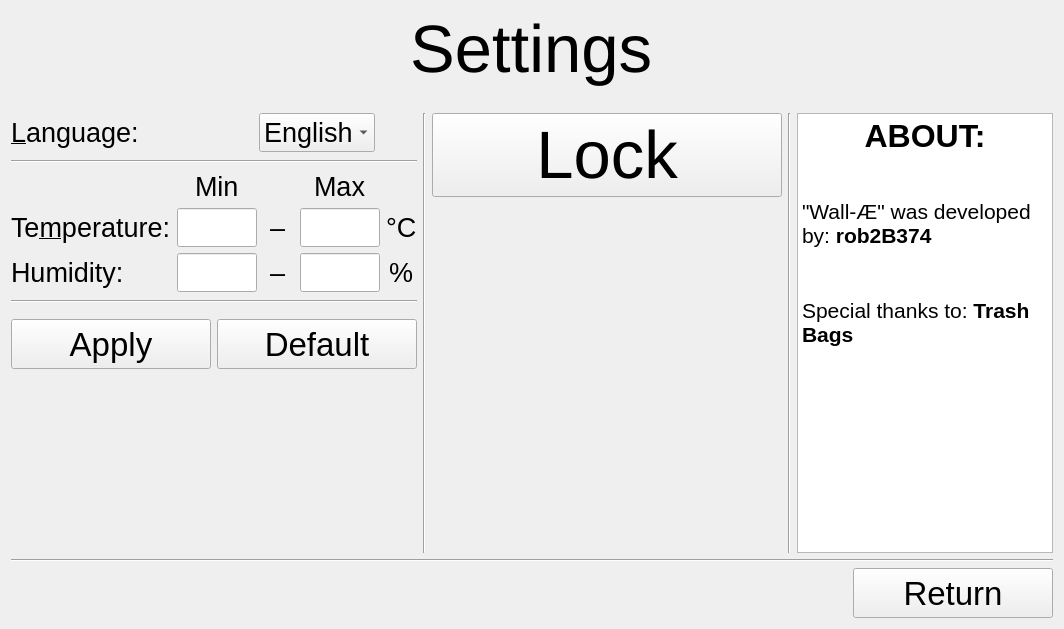
      <widget class="QWidget" name="settings">
       <layout class="QVBoxLayout" name="verticalLayout_17">
        <item alignment="Qt::AlignHCenter|Qt::AlignVCenter">
         <widget class="QLabel" name="settingsLabel">
          <property name="sizePolicy">
           <sizepolicy hsizetype="Preferred" vsizetype="Preferred">
            <horstretch>0</horstretch>
            <verstretch>0</verstretch>
           </sizepolicy>
          </property>
          <property name="font">
           <font>
            <pointsize>50</pointsize>
            <weight>50</weight>
            <bold>false</bold>
           </font>
          </property>
          <property name="text">
           <string>Settings</string>
          </property>
         </widget>
        </item>
        <item>
         <spacer name="verticalSpacer_8">
          <property name="orientation">
           <enum>Qt::Vertical</enum>
          </property>
          <property name="sizeType">
           <enum>QSizePolicy::Fixed</enum>
          </property>
          <property name="sizeHint" stdset="0">
           <size>
            <width>20</width>
            <height>20</height>
           </size>
          </property>
         </spacer>
        </item>
        <item>
         <layout class="QHBoxLayout" name="horizontalLayout_9">
          <item>
           <layout class="QVBoxLayout" name="verticalLayout_16">
            <item>
             <layout class="QGridLayout" name="gridLayout_2">
              <item row="0" column="0">
               <widget class="QLabel" name="languageLabel">
                <property name="sizePolicy">
                 <sizepolicy hsizetype="Preferred" vsizetype="Preferred">
                  <horstretch>0</horstretch>
                  <verstretch>0</verstretch>
                 </sizepolicy>
                </property>
                <property name="font">
                 <font>
                  <pointsize>20</pointsize>
                  <weight>50</weight>
                  <bold>false</bold>
                 </font>
                </property>
                <property name="text">
                 <string>&amp;Language:</string>
                </property>
                <property name="buddy">
                 <cstring>languageComboBox</cstring>
                </property>
               </widget>
              </item>
              <item row="0" column="1" alignment="Qt::AlignHCenter|Qt::AlignVCenter">
               <widget class="QComboBox" name="languageComboBox">
                <property name="sizePolicy">
                 <sizepolicy hsizetype="Expanding" vsizetype="Minimum">
                  <horstretch>0</horstretch>
                  <verstretch>0</verstretch>
                 </sizepolicy>
                </property>
                <property name="font">
                 <font>
                  <pointsize>20</pointsize>
                 </font>
                </property>
                <item>
                 <property name="text">
                  <string>English</string>
                 </property>
                </item>
               </widget>
              </item>
             </layout>
            </item>
            <item>
             <spacer name="verticalSpacer_6">
              <property name="orientation">
               <enum>Qt::Vertical</enum>
              </property>
              <property name="sizeType">
               <enum>QSizePolicy::Fixed</enum>
              </property>
              <property name="sizeHint" stdset="0">
               <size>
                <width>20</width>
                <height>2</height>
               </size>
              </property>
             </spacer>
            </item>
            <item>
             <widget class="Line" name="line_16">
              <property name="orientation">
               <enum>Qt::Horizontal</enum>
              </property>
             </widget>
            </item>
            <item>
             <spacer name="verticalSpacer_7">
              <property name="orientation">
               <enum>Qt::Vertical</enum>
              </property>
              <property name="sizeType">
               <enum>QSizePolicy::Fixed</enum>
              </property>
              <property name="sizeHint" stdset="0">
               <size>
                <width>20</width>
                <height>2</height>
               </size>
              </property>
             </spacer>
            </item>
            <item>
             <layout class="QGridLayout" name="gridLayout">
              <item row="1" column="4" alignment="Qt::AlignHCenter|Qt::AlignVCenter">
               <widget class="QLabel" name="celsiusLabel_3">
                <property name="sizePolicy">
                 <sizepolicy hsizetype="Preferred" vsizetype="Preferred">
                  <horstretch>0</horstretch>
                  <verstretch>0</verstretch>
                 </sizepolicy>
                </property>
                <property name="font">
                 <font>
                  <pointsize>20</pointsize>
                 </font>
                </property>
                <property name="text">
                 <string>°C</string>
                </property>
               </widget>
              </item>
              <item row="1" column="2" alignment="Qt::AlignHCenter|Qt::AlignVCenter">
               <widget class="QLabel" name="settingsDashLabel_1">
                <property name="sizePolicy">
                 <sizepolicy hsizetype="Preferred" vsizetype="Preferred">
                  <horstretch>0</horstretch>
                  <verstretch>0</verstretch>
                 </sizepolicy>
                </property>
                <property name="font">
                 <font>
                  <pointsize>20</pointsize>
                 </font>
                </property>
                <property name="text">
                 <string>–</string>
                </property>
               </widget>
              </item>
              <item row="2" column="3" alignment="Qt::AlignHCenter|Qt::AlignVCenter">
               <widget class="QLineEdit" name="humidityMarginMaximumEdit">
                <property name="sizePolicy">
                 <sizepolicy hsizetype="Minimum" vsizetype="Minimum">
                  <horstretch>0</horstretch>
                  <verstretch>0</verstretch>
                 </sizepolicy>
                </property>
                <property name="maximumSize">
                 <size>
                  <width>80</width>
                  <height>16777215</height>
                 </size>
                </property>
                <property name="font">
                 <font>
                  <pointsize>20</pointsize>
                 </font>
                </property>
                <property name="text">
                 <string/>
                </property>
                <property name="maxLength">
                 <number>5</number>
                </property>
               </widget>
              </item>
              <item row="1" column="0" alignment="Qt::AlignLeft|Qt::AlignVCenter">
               <widget class="QLabel" name="settingsTemperatureLabel">
                <property name="sizePolicy">
                 <sizepolicy hsizetype="Preferred" vsizetype="Preferred">
                  <horstretch>0</horstretch>
                  <verstretch>0</verstretch>
                 </sizepolicy>
                </property>
                <property name="maximumSize">
                 <size>
                  <width>16777215</width>
                  <height>16777215</height>
                 </size>
                </property>
                <property name="font">
                 <font>
                  <pointsize>20</pointsize>
                  <weight>50</weight>
                  <bold>false</bold>
                 </font>
                </property>
                <property name="text">
                 <string>Te&amp;mperature:</string>
                </property>
                <property name="buddy">
                 <cstring>temperatureMarginMinimumEdit</cstring>
                </property>
               </widget>
              </item>
              <item row="1" column="1" alignment="Qt::AlignHCenter|Qt::AlignVCenter">
               <widget class="QLineEdit" name="temperatureMarginMinimumEdit">
                <property name="sizePolicy">
                 <sizepolicy hsizetype="Minimum" vsizetype="Minimum">
                  <horstretch>0</horstretch>
                  <verstretch>0</verstretch>
                 </sizepolicy>
                </property>
                <property name="minimumSize">
                 <size>
                  <width>0</width>
                  <height>0</height>
                 </size>
                </property>
                <property name="maximumSize">
                 <size>
                  <width>80</width>
                  <height>16777215</height>
                 </size>
                </property>
                <property name="baseSize">
                 <size>
                  <width>0</width>
                  <height>0</height>
                 </size>
                </property>
                <property name="font">
                 <font>
                  <pointsize>20</pointsize>
                 </font>
                </property>
                <property name="text">
                 <string/>
                </property>
                <property name="maxLength">
                 <number>5</number>
                </property>
               </widget>
              </item>
              <item row="0" column="1" alignment="Qt::AlignHCenter|Qt::AlignVCenter">
               <widget class="QLabel" name="settingsMinimumLabel">
                <property name="sizePolicy">
                 <sizepolicy hsizetype="Preferred" vsizetype="Preferred">
                  <horstretch>0</horstretch>
                  <verstretch>0</verstretch>
                 </sizepolicy>
                </property>
                <property name="font">
                 <font>
                  <pointsize>20</pointsize>
                  <weight>50</weight>
                  <bold>false</bold>
                 </font>
                </property>
                <property name="text">
                 <string>Min</string>
                </property>
               </widget>
              </item>
              <item row="2" column="1" alignment="Qt::AlignHCenter|Qt::AlignVCenter">
               <widget class="QLineEdit" name="humidityMarginMinimumEdit">
                <property name="sizePolicy">
                 <sizepolicy hsizetype="Minimum" vsizetype="Minimum">
                  <horstretch>0</horstretch>
                  <verstretch>0</verstretch>
                 </sizepolicy>
                </property>
                <property name="maximumSize">
                 <size>
                  <width>80</width>
                  <height>16777215</height>
                 </size>
                </property>
                <property name="font">
                 <font>
                  <pointsize>20</pointsize>
                 </font>
                </property>
                <property name="text">
                 <string/>
                </property>
                <property name="maxLength">
                 <number>5</number>
                </property>
               </widget>
              </item>
              <item row="2" column="0" alignment="Qt::AlignLeft|Qt::AlignVCenter">
               <widget class="QLabel" name="settingsHumidityLabel">
                <property name="sizePolicy">
                 <sizepolicy hsizetype="Preferred" vsizetype="Preferred">
                  <horstretch>0</horstretch>
                  <verstretch>0</verstretch>
                 </sizepolicy>
                </property>
                <property name="font">
                 <font>
                  <pointsize>20</pointsize>
                  <weight>50</weight>
                  <bold>false</bold>
                 </font>
                </property>
                <property name="text">
                 <string>Humidity:</string>
                </property>
                <property name="buddy">
                 <cstring>humidityMarginMinimumEdit</cstring>
                </property>
               </widget>
              </item>
              <item row="2" column="2" alignment="Qt::AlignHCenter|Qt::AlignVCenter">
               <widget class="QLabel" name="settingsDashLabel_2">
                <property name="sizePolicy">
                 <sizepolicy hsizetype="Preferred" vsizetype="Preferred">
                  <horstretch>0</horstretch>
                  <verstretch>0</verstretch>
                 </sizepolicy>
                </property>
                <property name="font">
                 <font>
                  <pointsize>20</pointsize>
                 </font>
                </property>
                <property name="text">
                 <string>–</string>
                </property>
               </widget>
              </item>
              <item row="2" column="4" alignment="Qt::AlignHCenter|Qt::AlignVCenter">
               <widget class="QLabel" name="percentageLabel_3">
                <property name="sizePolicy">
                 <sizepolicy hsizetype="Preferred" vsizetype="Preferred">
                  <horstretch>0</horstretch>
                  <verstretch>0</verstretch>
                 </sizepolicy>
                </property>
                <property name="font">
                 <font>
                  <pointsize>20</pointsize>
                 </font>
                </property>
                <property name="text">
                 <string>%</string>
                </property>
               </widget>
              </item>
              <item row="1" column="3" alignment="Qt::AlignHCenter|Qt::AlignVCenter">
               <widget class="QLineEdit" name="temperatureMarginMaximumEdit">
                <property name="sizePolicy">
                 <sizepolicy hsizetype="Minimum" vsizetype="Minimum">
                  <horstretch>0</horstretch>
                  <verstretch>0</verstretch>
                 </sizepolicy>
                </property>
                <property name="maximumSize">
                 <size>
                  <width>80</width>
                  <height>16777215</height>
                 </size>
                </property>
                <property name="font">
                 <font>
                  <pointsize>20</pointsize>
                 </font>
                </property>
                <property name="text">
                 <string/>
                </property>
                <property name="maxLength">
                 <number>5</number>
                </property>
               </widget>
              </item>
              <item row="0" column="3" alignment="Qt::AlignHCenter|Qt::AlignVCenter">
               <widget class="QLabel" name="settingsMagimumLabel">
                <property name="sizePolicy">
                 <sizepolicy hsizetype="Preferred" vsizetype="Preferred">
                  <horstretch>0</horstretch>
                  <verstretch>0</verstretch>
                 </sizepolicy>
                </property>
                <property name="font">
                 <font>
                  <pointsize>20</pointsize>
                  <weight>50</weight>
                  <bold>false</bold>
                 </font>
                </property>
                <property name="text">
                 <string>Max</string>
                </property>
               </widget>
              </item>
             </layout>
            </item>
            <item>
             <spacer name="verticalSpacer_16">
              <property name="orientation">
               <enum>Qt::Vertical</enum>
              </property>
              <property name="sizeType">
               <enum>QSizePolicy::Fixed</enum>
              </property>
              <property name="sizeHint" stdset="0">
               <size>
                <width>20</width>
                <height>2</height>
               </size>
              </property>
             </spacer>
            </item>
            <item>
             <widget class="Line" name="line_17">
              <property name="orientation">
               <enum>Qt::Horizontal</enum>
              </property>
             </widget>
            </item>
            <item>
             <spacer name="verticalSpacer_9">
              <property name="orientation">
               <enum>Qt::Vertical</enum>
              </property>
              <property name="sizeType">
               <enum>QSizePolicy::Fixed</enum>
              </property>
              <property name="sizeHint" stdset="0">
               <size>
                <width>20</width>
                <height>10</height>
               </size>
              </property>
             </spacer>
            </item>
            <item>
             <layout class="QHBoxLayout" name="horizontalLayout_3">
              <item alignment="Qt::AlignLeft|Qt::AlignVCenter">
               <widget class="QPushButton" name="settingsApplyButton">
                <property name="sizePolicy">
                 <sizepolicy hsizetype="Minimum" vsizetype="Minimum">
                  <horstretch>0</horstretch>
                  <verstretch>0</verstretch>
                 </sizepolicy>
                </property>
                <property name="minimumSize">
                 <size>
                  <width>200</width>
                  <height>50</height>
                 </size>
                </property>
                <property name="font">
                 <font>
                  <pointsize>25</pointsize>
                 </font>
                </property>
                <property name="text">
                 <string>Apply</string>
                </property>
               </widget>
              </item>
              <item alignment="Qt::AlignRight|Qt::AlignVCenter">
               <widget class="QPushButton" name="settingsDefaultButton">
                <property name="sizePolicy">
                 <sizepolicy hsizetype="Minimum" vsizetype="Minimum">
                  <horstretch>0</horstretch>
                  <verstretch>0</verstretch>
                 </sizepolicy>
                </property>
                <property name="minimumSize">
                 <size>
                  <width>200</width>
                  <height>50</height>
                 </size>
                </property>
                <property name="font">
                 <font>
                  <pointsize>25</pointsize>
                  <weight>50</weight>
                  <bold>false</bold>
                 </font>
                </property>
                <property name="text">
                 <string>Default</string>
                </property>
               </widget>
              </item>
             </layout>
            </item>
            <item>
             <spacer name="verticalSpacer_4">
              <property name="orientation">
               <enum>Qt::Vertical</enum>
              </property>
              <property name="sizeHint" stdset="0">
               <size>
                <width>20</width>
                <height>40</height>
               </size>
              </property>
             </spacer>
            </item>
           </layout>
          </item>
          <item>
           <widget class="Line" name="line">
            <property name="orientation">
             <enum>Qt::Vertical</enum>
            </property>
           </widget>
          </item>
          <item>
           <layout class="QVBoxLayout" name="verticalLayout_19">
            <item>
             <widget class="QPushButton" name="lock">
              <property name="sizePolicy">
               <sizepolicy hsizetype="Expanding" vsizetype="Expanding">
                <horstretch>0</horstretch>
                <verstretch>0</verstretch>
               </sizepolicy>
              </property>
              <property name="font">
               <font>
                <pointsize>50</pointsize>
               </font>
              </property>
              <property name="text">
               <string>Lock</string>
              </property>
              <property name="checkable">
               <bool>true</bool>
              </property>
              <property name="checked">
               <bool>false</bool>
              </property>
             </widget>
            </item>
            <item alignment="Qt::AlignHCenter|Qt::AlignVCenter">
             <widget class="QWidget" name="lockWidget" native="true">
              <property name="enabled">
               <bool>false</bool>
              </property>
              <property name="sizePolicy">
               <sizepolicy hsizetype="Expanding" vsizetype="Expanding">
                <horstretch>0</horstretch>
                <verstretch>0</verstretch>
               </sizepolicy>
              </property>
              <property name="minimumSize">
               <size>
                <width>350</width>
                <height>350</height>
               </size>
              </property>
              <property name="maximumSize">
               <size>
                <width>16777215</width>
                <height>16777215</height>
               </size>
              </property>
              <layout class="QHBoxLayout" name="horizontalLayout_2">
               <property name="leftMargin">
                <number>0</number>
               </property>
               <property name="topMargin">
                <number>0</number>
               </property>
               <property name="rightMargin">
                <number>0</number>
               </property>
               <property name="bottomMargin">
                <number>0</number>
               </property>
               <item alignment="Qt::AlignHCenter|Qt::AlignVCenter">
                <widget class="QLabel" name="lockLabel">
                 <property name="enabled">
                  <bool>false</bool>
                 </property>
                 <property name="sizePolicy">
                  <sizepolicy hsizetype="Expanding" vsizetype="Expanding">
                   <horstretch>0</horstretch>
                   <verstretch>0</verstretch>
                  </sizepolicy>
                 </property>
                 <property name="minimumSize">
                  <size>
                   <width>0</width>
                   <height>0</height>
                  </size>
                 </property>
                 <property name="text">
                  <string/>
                 </property>
                 <property name="pixmap">
                  <pixmap resource="graphics.qrc">:/graphics/graphics/unlocked.png</pixmap>
                 </property>
                 <property name="scaledContents">
                  <bool>true</bool>
                 </property>
                 <property name="alignment">
                  <set>Qt::AlignCenter</set>
                 </property>
                </widget>
               </item>
              </layout>
             </widget>
            </item>
           </layout>
          </item>
          <item>
           <widget class="Line" name="line_11">
            <property name="orientation">
             <enum>Qt::Vertical</enum>
            </property>
           </widget>
          </item>
          <item>
           <layout class="QVBoxLayout" name="verticalLayout_18">
            <item>
             <widget class="QTextEdit" name="textEdit">
              <property name="sizePolicy">
               <sizepolicy hsizetype="Expanding" vsizetype="Expanding">
                <horstretch>0</horstretch>
                <verstretch>0</verstretch>
               </sizepolicy>
              </property>
              <property name="readOnly">
               <bool>true</bool>
              </property>
              <property name="html">
               <string>&lt;!DOCTYPE HTML PUBLIC &quot;-//W3C//DTD HTML 4.0//EN&quot; &quot;http://www.w3.org/TR/REC-html40/strict.dtd&quot;&gt;
&lt;html&gt;&lt;head&gt;&lt;meta name=&quot;qrichtext&quot; content=&quot;1&quot; /&gt;&lt;style type=&quot;text/css&quot;&gt;
p, li { white-space: pre-wrap; }
&lt;/style&gt;&lt;/head&gt;&lt;body style=&quot; font-family:'Noto Sans'; font-size:12pt; font-weight:400; font-style:normal;&quot;&gt;
&lt;p align=&quot;center&quot; style=&quot; margin-top:0px; margin-bottom:0px; margin-left:0px; margin-right:0px; -qt-block-indent:0; text-indent:0px;&quot;&gt;&lt;span style=&quot; font-size:24pt; font-weight:600;&quot;&gt;ABOUT:&lt;/span&gt;&lt;/p&gt;
&lt;p align=&quot;center&quot; style=&quot;-qt-paragraph-type:empty; margin-top:0px; margin-bottom:0px; margin-left:0px; margin-right:0px; -qt-block-indent:0; text-indent:0px; font-size:16pt; font-weight:600;&quot;&gt;&lt;br /&gt;&lt;/p&gt;
&lt;p align=&quot;center&quot; style=&quot;-qt-paragraph-type:empty; margin-top:0px; margin-bottom:0px; margin-left:0px; margin-right:0px; -qt-block-indent:0; text-indent:0px;&quot;&gt;&lt;br /&gt;&lt;/p&gt;
&lt;p style=&quot; margin-top:0px; margin-bottom:0px; margin-left:0px; margin-right:0px; -qt-block-indent:0; text-indent:0px;&quot;&gt;&lt;span style=&quot; font-size:16pt;&quot;&gt;&amp;quot;Wall-Æ&amp;quot; was developed by: &lt;/span&gt;&lt;span style=&quot; font-size:16pt; font-weight:600;&quot;&gt;rob2B374&lt;/span&gt;&lt;/p&gt;
&lt;p style=&quot; margin-top:0px; margin-bottom:0px; margin-left:0px; margin-right:0px; -qt-block-indent:0; text-indent:0px;&quot;&gt;&lt;span style=&quot; font-size:16pt;&quot;&gt;	&lt;/span&gt;&lt;/p&gt;
&lt;p style=&quot;-qt-paragraph-type:empty; margin-top:0px; margin-bottom:0px; margin-left:0px; margin-right:0px; -qt-block-indent:0; text-indent:0px; font-size:16pt;&quot;&gt;&lt;br /&gt;&lt;/p&gt;
&lt;p style=&quot; margin-top:0px; margin-bottom:0px; margin-left:0px; margin-right:0px; -qt-block-indent:0; text-indent:0px;&quot;&gt;&lt;span style=&quot; font-size:16pt;&quot;&gt;Special thanks to: &lt;/span&gt;&lt;span style=&quot; font-size:16pt; font-weight:600;&quot;&gt;Trash Bags&lt;/span&gt;&lt;/p&gt;&lt;/body&gt;&lt;/html&gt;</string>
              </property>
             </widget>
            </item>
           </layout>
          </item>
         </layout>
        </item>
        <item>
         <widget class="Line" name="line_10">
          <property name="orientation">
           <enum>Qt::Horizontal</enum>
          </property>
         </widget>
        </item>
        <item alignment="Qt::AlignRight|Qt::AlignVCenter">
         <widget class="QPushButton" name="pushButtonReturn_5">
          <property name="sizePolicy">
           <sizepolicy hsizetype="Minimum" vsizetype="Minimum">
            <horstretch>0</horstretch>
            <verstretch>0</verstretch>
           </sizepolicy>
          </property>
          <property name="minimumSize">
           <size>
            <width>200</width>
            <height>50</height>
           </size>
          </property>
          <property name="baseSize">
           <size>
            <width>0</width>
            <height>0</height>
           </size>
          </property>
          <property name="font">
           <font>
            <pointsize>25</pointsize>
            <weight>50</weight>
            <bold>false</bold>
           </font>
          </property>
          <property name="text">
           <string>Return</string>
          </property>
         </widget>
        </item>
       </layout>
      </widget>
